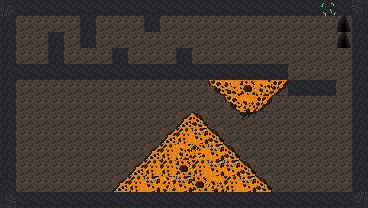

A 2D game scene composited from a Tiled map and its tileset images. What follows is a short description and the map's XML, with every tile layer's data as written:
An orthogonal 23x13 tile map with 16x16 px tiles, 2 tile layers (Tile Layer 1, Tile Layer 2) and 7 objects (2x doubler, 2x level_exit, player_spawn, rock, charging_monster).

<map version="1.10" tiledversion="1.10.2" orientation="orthogonal" renderorder="right-down" width="23" height="13" tilewidth="16" tileheight="16" infinite="0" nextlayerid="4" nextobjectid="10">
 <tileset firstgid="1" source="cave_crawler_v2.tsx" />
 <layer id="1" name="Tile Layer 1" width="23" height="13">
  <data encoding="csv">
1610612832,1610612831,1610612831,1610612831,1610612831,1610612831,1610612831,1610612831,1610612831,1610612831,1610612831,1610612831,1610612831,1610612831,1610612831,1610612831,1610612831,1610612831,1610612831,1610612831,1610612831,1610612831,96,
95,61,61,61,61,61,61,61,61,61,61,61,61,61,61,61,61,61,61,61,61,61,95,
95,61,61,61,61,61,61,61,61,61,61,61,61,61,61,61,61,61,61,61,61,61,95,
95,61,61,61,61,61,61,61,61,61,61,61,61,61,61,61,61,61,61,61,61,61,95,
95,1610612831,1610612831,1610612831,1610612831,1610612831,1610612831,1610612831,1610612831,1610612831,1610612831,1610612831,1610612831,1610612831,1610612831,1610612831,1610612831,1610612831,61,61,61,61,95,
95,61,61,61,61,61,61,61,61,61,61,61,61,48,48,48,48,48,1610612831,1610612831,1610612831,61,95,
95,61,61,61,61,61,61,61,61,61,61,61,61,61,48,48,48,61,61,61,61,61,95,
95,61,61,61,61,61,61,61,61,61,61,47,46,61,61,79,61,61,61,61,61,61,95,
95,61,61,61,61,61,61,61,61,61,47,47,47,48,61,61,61,61,61,61,61,61,95,
95,61,61,61,61,61,61,61,61,47,47,47,47,47,48,61,61,61,61,61,61,61,95,
95,61,61,61,61,61,61,61,47,47,47,47,47,47,47,48,61,61,61,61,61,61,95,
2684354655,61,61,61,61,61,61,47,47,47,47,47,47,47,47,47,48,61,61,61,61,61,95,
3221225568,1610612831,1610612831,1610612831,1610612831,1610612831,1610612831,1610612831,1610612831,1610612831,1610612831,1610612831,1610612831,1610612831,1610612831,1610612831,1610612831,1610612831,1610612831,1610612831,1610612831,1610612831,2684354656
</data>
 </layer>
 <layer id="2" name="Tile Layer 2" width="23" height="13">
  <data encoding="csv">
0,0,0,0,0,0,0,0,0,0,0,0,0,0,0,0,0,0,0,0,51,0,0,
0,0,0,0,0,95,0,0,0,95,0,0,0,0,0,0,0,0,0,0,0,66,0,
0,0,0,95,0,95,0,0,0,0,0,0,0,0,0,0,0,0,0,0,0,66,0,
0,0,0,95,0,0,0,95,0,0,0,95,0,0,0,0,0,0,0,0,0,0,0,
0,0,0,0,0,0,0,0,0,0,0,0,0,0,0,0,0,0,0,0,0,0,0,
0,0,0,0,0,0,0,0,0,0,0,0,0,106,31,17,33,107,0,0,0,0,0,
0,0,0,0,0,0,0,0,0,0,0,0,0,0,106,32,107,0,0,0,0,0,0,
0,0,0,0,0,0,0,0,0,0,0,91,92,0,0,0,0,0,0,0,0,0,0,
0,0,0,0,0,0,0,0,0,0,91,1,3,92,0,0,0,0,0,0,0,0,0,
0,0,0,0,0,0,0,0,0,91,1,33,16,3,92,0,0,0,0,0,0,0,0,
0,0,0,0,0,0,0,0,91,1,1,17,1,3,3,92,0,0,0,0,0,0,0,
0,0,0,0,0,0,0,91,1,3,18,3,17,32,1,3,92,0,0,0,0,0,0,
0,0,0,0,0,0,0,0,0,0,0,0,0,0,0,0,0,0,0,0,0,0,0
</data>
 </layer>
 <objectgroup id="3" name="Object Layer 1">
  <object id="1" name="doubler" x="116.446" y="45.5301">
   <point />
  </object>
  <object id="2" name="doubler" x="116.069" y="146.057">
   <point />
  </object>
  <object id="3" name="player_spawn" x="31.3987" y="163.344">
   <point />
  </object>
  <object id="4" name="rock" x="336.919" y="77.9676">
   <point />
  </object>
  <object id="5" name="level_exit" x="342.352" y="29.5066">
   <point />
  </object>
  <object id="7" name="charging_monster" x="33.9746" y="46.5578">
   <point />
  </object>
  <object id="9" name="level_exit" x="343.94" y="47.3967">
   <point />
  </object>
 </objectgroup>
</map>
